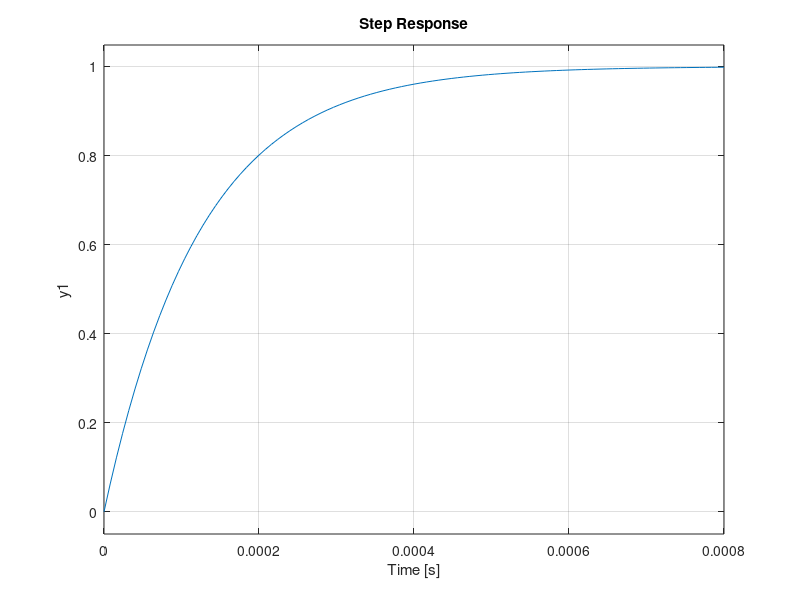

MATLAB code for this plot: (Note: this script raises an error after producing the figure.)
clc;close all;
% Definim procesul
H11=tf(8072.8,[1 1.287]);
step(feedback(H11,1))

% Definire structură Hp cu câmpuri corecte
Hp = struct('regulator', H11, 'raspuns', 0.000485, 'ridicare', 0.000272);


% Optimizăm PID
C_o = PSO_CalculPID(Hp);

% Afișăm rezultatele
fprintf('Cel mai bun PID găsit:\n Kp = %.4f, Ki = %.4f, Kd = %.4f\n', ...
        C_o(1), C_o(2), C_o(3));
C_opt=pid( C_o(1), C_o(2), C_o(3))

% Simulare și afișare răspuns
T_closed =minreal( feedback(C_opt * H11, 1))
t = 0:0.000001:30;
r = ones(size(t));
[y, ~] = lsim(T_closed, r, t);

figure;
plot(t, y, 'b', 'LineWidth', 1.5);
hold on;
plot(t, r, 'r--', 'LineWidth', 1.5);
title('Răspuns sistem PID optimizat');
xlabel('Timp [s]');
ylabel('Răspuns');
legend('Sistem optimizat', 'Referință');
grid on;

figure;
step(T_closed);
